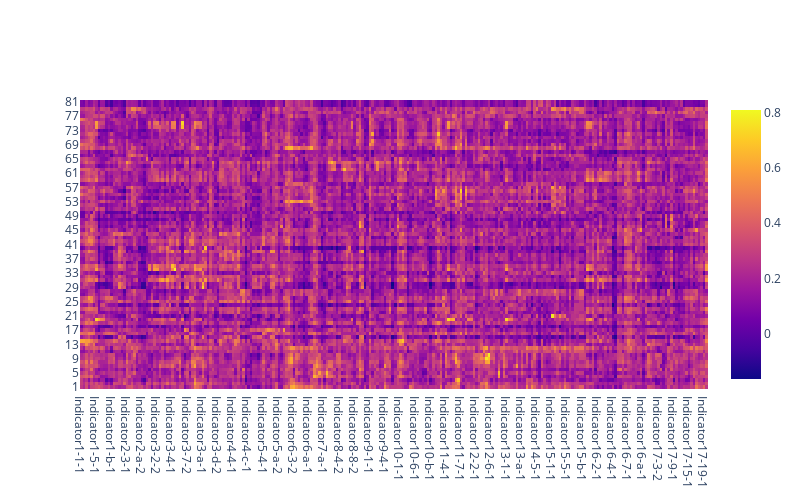

The notebook cell saved with this chart:
### Code cell
## Draw Heatmap for cosine similarity
## Draw Heatmap for cosine similarity
df.index = df['index']
df_heatmap = df.drop(['index'], axis=1)
df_heatmap_sorted = df_heatmap.T.reindex([str(i) for i in list(range(1,82))]).T

import plotly.graph_objects as go

fig = go.Figure()
fig.add_trace(go.Heatmap(
    z= df_heatmap_sorted.T.values,
    x = df_heatmap_sorted.index,
    y = df_heatmap_sorted.columns,
))


fig.update_layout(
    width=800,
    height=500,
)

fig.show()

### Figure 1 — Plotly figure (JSON) as saved in the notebook; plotly's stock layout.template omitted (floating-point values rounded to 4 significant figures; data arrays with more than 128 entries replaced by an {"elided": "..."} marker saying what was removed)
{"data": [{"type": "heatmap", "x": {"elided": "248 str values"}, "y": ["1", "2", "3", "4", "5", "6", "7", "8", "9", "10", "11", "12", "13", "14", "15", "16", "17", "18", "19", "20", "21", "22", "23", "24", "25", "26", "27", "28", "29", "30", "31", "32", "33", "34", "35", "36", "37", "38", "39", "40", "41", "42", "43", "44", "45", "46", "47", "48", "49", "50", "51", "52", "53", "54", "55", "56", "57", "58", "59", "60", "61", "62", "63", "64", "65", "66", "67", "68", "69", "70", "71", "72", "73", "74", "75", "76", "77", "78", "79", "80", "81"], "z": {"elided": "81x248 float values"}}], "layout": {"height": 500, "width": 800}}
